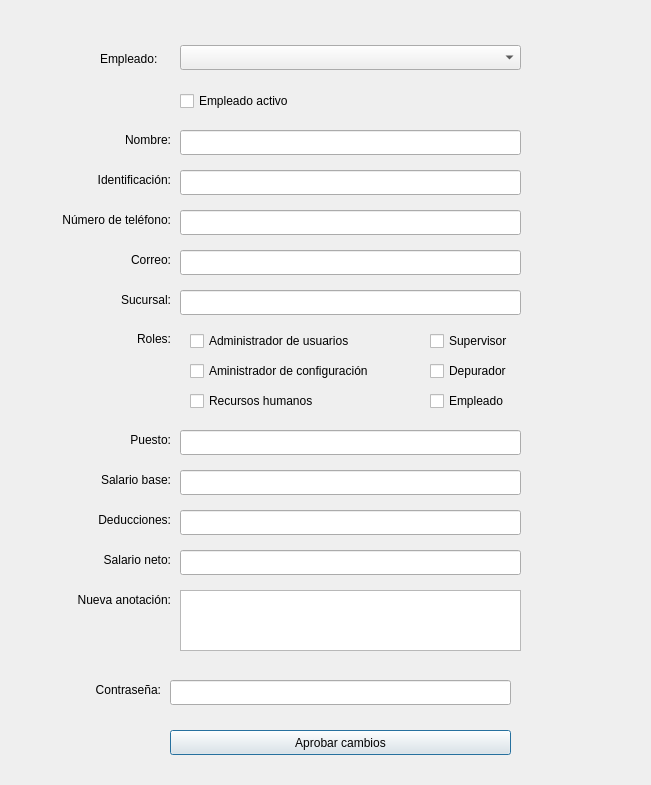
<?xml version="1.0" encoding="UTF-8"?>
<ui version="4.0">
 <class>modify_user</class>
 <widget class="QDialog" name="modify_user">
  <property name="geometry">
   <rect>
    <x>0</x>
    <y>0</y>
    <width>651</width>
    <height>785</height>
   </rect>
  </property>
  <property name="windowTitle">
   <string>Dialog</string>
  </property>
  <widget class="QLabel" name="employee">
   <property name="geometry">
    <rect>
     <x>100</x>
     <y>50</y>
     <width>81</width>
     <height>17</height>
    </rect>
   </property>
   <property name="text">
    <string>Empleado:</string>
   </property>
  </widget>
  <widget class="QComboBox" name="comboBox">
   <property name="geometry">
    <rect>
     <x>180</x>
     <y>45</y>
     <width>341</width>
     <height>25</height>
    </rect>
   </property>
  </widget>
  <widget class="QLabel" name="label_3">
   <property name="geometry">
    <rect>
     <x>100</x>
     <y>330</y>
     <width>71</width>
     <height>17</height>
    </rect>
   </property>
   <property name="text">
    <string>Roles:</string>
   </property>
   <property name="alignment">
    <set>Qt::AlignRight|Qt::AlignTrailing|Qt::AlignVCenter</set>
   </property>
  </widget>
  <widget class="QLabel" name="label_4">
   <property name="geometry">
    <rect>
     <x>40</x>
     <y>170</y>
     <width>131</width>
     <height>20</height>
    </rect>
   </property>
   <property name="text">
    <string>Identificación:</string>
   </property>
   <property name="alignment">
    <set>Qt::AlignRight|Qt::AlignTrailing|Qt::AlignVCenter</set>
   </property>
  </widget>
  <widget class="QPushButton" name="approve_changes">
   <property name="geometry">
    <rect>
     <x>170</x>
     <y>730</y>
     <width>341</width>
     <height>25</height>
    </rect>
   </property>
   <property name="text">
    <string>Aprobar cambios</string>
   </property>
  </widget>
  <widget class="QLineEdit" name="id">
   <property name="geometry">
    <rect>
     <x>180</x>
     <y>170</y>
     <width>341</width>
     <height>25</height>
    </rect>
   </property>
  </widget>
  <widget class="QCheckBox" name="checkbox_admin_users">
   <property name="geometry">
    <rect>
     <x>190</x>
     <y>330</y>
     <width>221</width>
     <height>22</height>
    </rect>
   </property>
   <property name="text">
    <string>Administrador de usuarios</string>
   </property>
  </widget>
  <widget class="QCheckBox" name="checkbox_admin_config">
   <property name="geometry">
    <rect>
     <x>190</x>
     <y>360</y>
     <width>231</width>
     <height>22</height>
    </rect>
   </property>
   <property name="text">
    <string>Aministrador de configuración</string>
   </property>
  </widget>
  <widget class="QCheckBox" name="checkbox_human_resources">
   <property name="geometry">
    <rect>
     <x>190</x>
     <y>390</y>
     <width>221</width>
     <height>22</height>
    </rect>
   </property>
   <property name="text">
    <string>Recursos humanos</string>
   </property>
  </widget>
  <widget class="QCheckBox" name="checkbox_supervisor">
   <property name="geometry">
    <rect>
     <x>430</x>
     <y>330</y>
     <width>101</width>
     <height>22</height>
    </rect>
   </property>
   <property name="text">
    <string>Supervisor</string>
   </property>
  </widget>
  <widget class="QCheckBox" name="checkbox_debug">
   <property name="geometry">
    <rect>
     <x>430</x>
     <y>360</y>
     <width>101</width>
     <height>22</height>
    </rect>
   </property>
   <property name="text">
    <string>Depurador</string>
   </property>
  </widget>
  <widget class="QCheckBox" name="checkbox_employee">
   <property name="geometry">
    <rect>
     <x>430</x>
     <y>390</y>
     <width>101</width>
     <height>22</height>
    </rect>
   </property>
   <property name="text">
    <string>Empleado</string>
   </property>
  </widget>
  <widget class="QCheckBox" name="checkbox_active">
   <property name="geometry">
    <rect>
     <x>180</x>
     <y>90</y>
     <width>221</width>
     <height>22</height>
    </rect>
   </property>
   <property name="text">
    <string>Empleado activo</string>
   </property>
  </widget>
  <widget class="QLabel" name="label_5">
   <property name="geometry">
    <rect>
     <x>40</x>
     <y>290</y>
     <width>131</width>
     <height>20</height>
    </rect>
   </property>
   <property name="text">
    <string>Sucursal:</string>
   </property>
   <property name="alignment">
    <set>Qt::AlignRight|Qt::AlignTrailing|Qt::AlignVCenter</set>
   </property>
  </widget>
  <widget class="QLineEdit" name="office">
   <property name="geometry">
    <rect>
     <x>180</x>
     <y>290</y>
     <width>341</width>
     <height>25</height>
    </rect>
   </property>
  </widget>
  <widget class="QLabel" name="label_7">
   <property name="geometry">
    <rect>
     <x>10</x>
     <y>210</y>
     <width>161</width>
     <height>20</height>
    </rect>
   </property>
   <property name="text">
    <string>Número de teléfono:</string>
   </property>
   <property name="alignment">
    <set>Qt::AlignRight|Qt::AlignTrailing|Qt::AlignVCenter</set>
   </property>
  </widget>
  <widget class="QLineEdit" name="phone">
   <property name="geometry">
    <rect>
     <x>180</x>
     <y>210</y>
     <width>341</width>
     <height>25</height>
    </rect>
   </property>
   <property name="text">
    <string/>
   </property>
  </widget>
  <widget class="QLabel" name="label_9">
   <property name="geometry">
    <rect>
     <x>10</x>
     <y>250</y>
     <width>161</width>
     <height>20</height>
    </rect>
   </property>
   <property name="text">
    <string>Correo:</string>
   </property>
   <property name="alignment">
    <set>Qt::AlignRight|Qt::AlignTrailing|Qt::AlignVCenter</set>
   </property>
  </widget>
  <widget class="QLineEdit" name="email">
   <property name="geometry">
    <rect>
     <x>180</x>
     <y>250</y>
     <width>341</width>
     <height>25</height>
    </rect>
   </property>
   <property name="text">
    <string/>
   </property>
  </widget>
  <widget class="QLabel" name="label_10">
   <property name="geometry">
    <rect>
     <x>40</x>
     <y>430</y>
     <width>131</width>
     <height>20</height>
    </rect>
   </property>
   <property name="text">
    <string>Puesto:</string>
   </property>
   <property name="alignment">
    <set>Qt::AlignRight|Qt::AlignTrailing|Qt::AlignVCenter</set>
   </property>
  </widget>
  <widget class="QLineEdit" name="job_title">
   <property name="geometry">
    <rect>
     <x>180</x>
     <y>430</y>
     <width>341</width>
     <height>25</height>
    </rect>
   </property>
  </widget>
  <widget class="QLabel" name="label_11">
   <property name="geometry">
    <rect>
     <x>40</x>
     <y>470</y>
     <width>131</width>
     <height>20</height>
    </rect>
   </property>
   <property name="text">
    <string>Salario base:</string>
   </property>
   <property name="alignment">
    <set>Qt::AlignRight|Qt::AlignTrailing|Qt::AlignVCenter</set>
   </property>
  </widget>
  <widget class="QLineEdit" name="base_salary">
   <property name="geometry">
    <rect>
     <x>180</x>
     <y>470</y>
     <width>341</width>
     <height>25</height>
    </rect>
   </property>
  </widget>
  <widget class="QLabel" name="label_6">
   <property name="geometry">
    <rect>
     <x>40</x>
     <y>510</y>
     <width>131</width>
     <height>20</height>
    </rect>
   </property>
   <property name="text">
    <string>Deducciones:</string>
   </property>
   <property name="alignment">
    <set>Qt::AlignRight|Qt::AlignTrailing|Qt::AlignVCenter</set>
   </property>
  </widget>
  <widget class="QLineEdit" name="duductions">
   <property name="geometry">
    <rect>
     <x>180</x>
     <y>510</y>
     <width>341</width>
     <height>25</height>
    </rect>
   </property>
  </widget>
  <widget class="QLabel" name="label_12">
   <property name="geometry">
    <rect>
     <x>40</x>
     <y>550</y>
     <width>131</width>
     <height>20</height>
    </rect>
   </property>
   <property name="text">
    <string>Salario neto:</string>
   </property>
   <property name="alignment">
    <set>Qt::AlignRight|Qt::AlignTrailing|Qt::AlignVCenter</set>
   </property>
  </widget>
  <widget class="QLineEdit" name="net_salary">
   <property name="geometry">
    <rect>
     <x>180</x>
     <y>550</y>
     <width>341</width>
     <height>25</height>
    </rect>
   </property>
  </widget>
  <widget class="QLabel" name="label_13">
   <property name="geometry">
    <rect>
     <x>30</x>
     <y>680</y>
     <width>131</width>
     <height>20</height>
    </rect>
   </property>
   <property name="text">
    <string>Contraseña:</string>
   </property>
   <property name="alignment">
    <set>Qt::AlignRight|Qt::AlignTrailing|Qt::AlignVCenter</set>
   </property>
  </widget>
  <widget class="QLineEdit" name="password">
   <property name="geometry">
    <rect>
     <x>170</x>
     <y>680</y>
     <width>341</width>
     <height>25</height>
    </rect>
   </property>
  </widget>
  <widget class="QLabel" name="label_14">
   <property name="geometry">
    <rect>
     <x>40</x>
     <y>590</y>
     <width>131</width>
     <height>20</height>
    </rect>
   </property>
   <property name="text">
    <string>Nueva anotación:</string>
   </property>
   <property name="alignment">
    <set>Qt::AlignRight|Qt::AlignTrailing|Qt::AlignVCenter</set>
   </property>
  </widget>
  <widget class="QPlainTextEdit" name="record">
   <property name="geometry">
    <rect>
     <x>180</x>
     <y>590</y>
     <width>341</width>
     <height>61</height>
    </rect>
   </property>
  </widget>
  <widget class="QLabel" name="label_8">
   <property name="geometry">
    <rect>
     <x>40</x>
     <y>130</y>
     <width>131</width>
     <height>20</height>
    </rect>
   </property>
   <property name="text">
    <string>Nombre:</string>
   </property>
   <property name="alignment">
    <set>Qt::AlignRight|Qt::AlignTrailing|Qt::AlignVCenter</set>
   </property>
  </widget>
  <widget class="QLineEdit" name="name">
   <property name="geometry">
    <rect>
     <x>180</x>
     <y>130</y>
     <width>341</width>
     <height>25</height>
    </rect>
   </property>
  </widget>
 </widget>
 <resources/>
 <connections/>
</ui>
